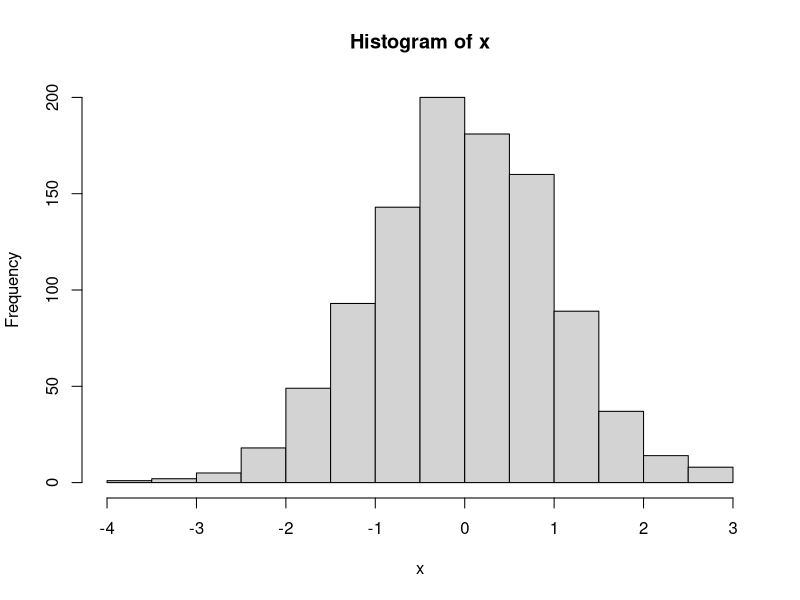

Reproduce this figure in R.
## ---- chunk 1
knitr::opts_chunk$set(echo = TRUE)
## ---- chunk 2

x=rnorm(1000)
hist(x)
